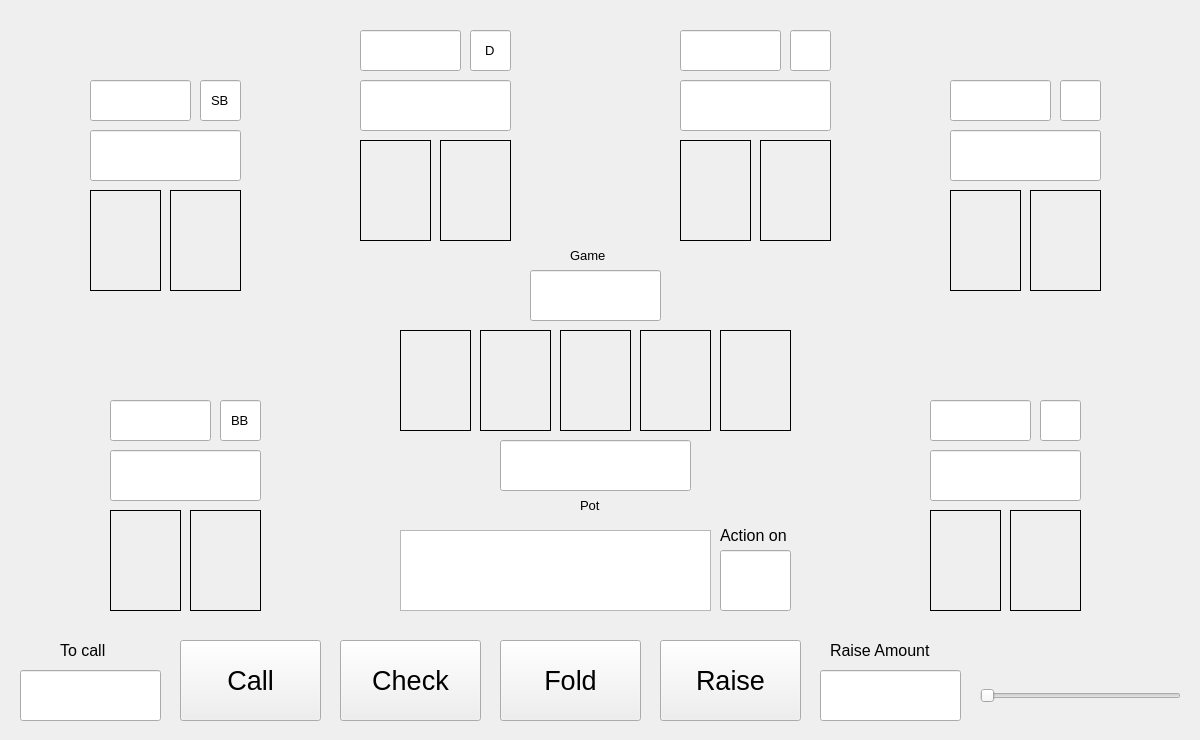
<?xml version="1.0" encoding="UTF-8"?>
<ui version="4.0">
 <class>GameWindow</class>
 <widget class="QWidget" name="GameWindow">
  <property name="geometry">
   <rect>
    <x>0</x>
    <y>0</y>
    <width>1200</width>
    <height>740</height>
   </rect>
  </property>
  <property name="windowTitle">
   <string>Form</string>
  </property>
  <widget class="QLineEdit" name="username_4">
   <property name="geometry">
    <rect>
     <x>950</x>
     <y>80</y>
     <width>101</width>
     <height>41</height>
    </rect>
   </property>
   <property name="font">
    <font>
     <pointsize>12</pointsize>
    </font>
   </property>
   <property name="text">
    <string/>
   </property>
   <property name="alignment">
    <set>Qt::AlignmentFlag::AlignCenter</set>
   </property>
   <property name="readOnly">
    <bool>true</bool>
   </property>
  </widget>
  <widget class="QLabel" name="p3_hole2">
   <property name="geometry">
    <rect>
     <x>760</x>
     <y>140</y>
     <width>71</width>
     <height>101</height>
    </rect>
   </property>
   <property name="autoFillBackground">
    <bool>false</bool>
   </property>
   <property name="frameShape">
    <enum>QFrame::Shape::Box</enum>
   </property>
   <property name="text">
    <string/>
   </property>
  </widget>
  <widget class="QLineEdit" name="role_p1">
   <property name="geometry">
    <rect>
     <x>200</x>
     <y>80</y>
     <width>41</width>
     <height>41</height>
    </rect>
   </property>
   <property name="font">
    <font>
     <pointsize>10</pointsize>
    </font>
   </property>
   <property name="text">
    <string>SB</string>
   </property>
   <property name="alignment">
    <set>Qt::AlignmentFlag::AlignCenter</set>
   </property>
   <property name="readOnly">
    <bool>true</bool>
   </property>
  </widget>
  <widget class="QLineEdit" name="display_raiseamt">
   <property name="geometry">
    <rect>
     <x>820</x>
     <y>670</y>
     <width>141</width>
     <height>51</height>
    </rect>
   </property>
   <property name="font">
    <font>
     <pointsize>20</pointsize>
    </font>
   </property>
   <property name="text">
    <string/>
   </property>
   <property name="alignment">
    <set>Qt::AlignmentFlag::AlignCenter</set>
   </property>
   <property name="readOnly">
    <bool>true</bool>
   </property>
  </widget>
  <widget class="QLabel" name="p1_hole2">
   <property name="geometry">
    <rect>
     <x>170</x>
     <y>190</y>
     <width>71</width>
     <height>101</height>
    </rect>
   </property>
   <property name="autoFillBackground">
    <bool>false</bool>
   </property>
   <property name="frameShape">
    <enum>QFrame::Shape::Box</enum>
   </property>
   <property name="text">
    <string/>
   </property>
  </widget>
  <widget class="QLineEdit" name="display_pot">
   <property name="geometry">
    <rect>
     <x>500</x>
     <y>440</y>
     <width>191</width>
     <height>51</height>
    </rect>
   </property>
   <property name="font">
    <font>
     <pointsize>18</pointsize>
    </font>
   </property>
   <property name="text">
    <string/>
   </property>
   <property name="alignment">
    <set>Qt::AlignmentFlag::AlignCenter</set>
   </property>
   <property name="readOnly">
    <bool>true</bool>
   </property>
  </widget>
  <widget class="QLineEdit" name="role_p3">
   <property name="geometry">
    <rect>
     <x>790</x>
     <y>30</y>
     <width>41</width>
     <height>41</height>
    </rect>
   </property>
   <property name="font">
    <font>
     <pointsize>10</pointsize>
    </font>
   </property>
   <property name="alignment">
    <set>Qt::AlignmentFlag::AlignCenter</set>
   </property>
   <property name="readOnly">
    <bool>true</bool>
   </property>
  </widget>
  <widget class="QLineEdit" name="display_stack0">
   <property name="geometry">
    <rect>
     <x>110</x>
     <y>450</y>
     <width>151</width>
     <height>51</height>
    </rect>
   </property>
   <property name="font">
    <font>
     <pointsize>16</pointsize>
    </font>
   </property>
   <property name="text">
    <string/>
   </property>
   <property name="alignment">
    <set>Qt::AlignmentFlag::AlignCenter</set>
   </property>
   <property name="readOnly">
    <bool>true</bool>
   </property>
  </widget>
  <widget class="QLineEdit" name="username_1">
   <property name="geometry">
    <rect>
     <x>90</x>
     <y>80</y>
     <width>101</width>
     <height>41</height>
    </rect>
   </property>
   <property name="font">
    <font>
     <pointsize>12</pointsize>
    </font>
   </property>
   <property name="text">
    <string/>
   </property>
   <property name="alignment">
    <set>Qt::AlignmentFlag::AlignCenter</set>
   </property>
   <property name="readOnly">
    <bool>true</bool>
   </property>
  </widget>
  <widget class="QLabel" name="board_flop1">
   <property name="geometry">
    <rect>
     <x>400</x>
     <y>330</y>
     <width>71</width>
     <height>101</height>
    </rect>
   </property>
   <property name="autoFillBackground">
    <bool>false</bool>
   </property>
   <property name="frameShape">
    <enum>QFrame::Shape::Box</enum>
   </property>
   <property name="text">
    <string/>
   </property>
  </widget>
  <widget class="QLineEdit" name="role_p5">
   <property name="geometry">
    <rect>
     <x>1040</x>
     <y>400</y>
     <width>41</width>
     <height>41</height>
    </rect>
   </property>
   <property name="font">
    <font>
     <pointsize>10</pointsize>
    </font>
   </property>
   <property name="alignment">
    <set>Qt::AlignmentFlag::AlignCenter</set>
   </property>
   <property name="readOnly">
    <bool>true</bool>
   </property>
  </widget>
  <widget class="QLineEdit" name="display_action_on">
   <property name="geometry">
    <rect>
     <x>720</x>
     <y>550</y>
     <width>71</width>
     <height>61</height>
    </rect>
   </property>
   <property name="font">
    <font>
     <pointsize>18</pointsize>
    </font>
   </property>
   <property name="alignment">
    <set>Qt::AlignmentFlag::AlignCenter</set>
   </property>
   <property name="readOnly">
    <bool>true</bool>
   </property>
  </widget>
  <widget class="QLineEdit" name="display_stack4">
   <property name="geometry">
    <rect>
     <x>950</x>
     <y>130</y>
     <width>151</width>
     <height>51</height>
    </rect>
   </property>
   <property name="font">
    <font>
     <pointsize>16</pointsize>
    </font>
   </property>
   <property name="text">
    <string/>
   </property>
   <property name="alignment">
    <set>Qt::AlignmentFlag::AlignCenter</set>
   </property>
   <property name="readOnly">
    <bool>true</bool>
   </property>
  </widget>
  <widget class="QLabel" name="p0_hole2">
   <property name="geometry">
    <rect>
     <x>190</x>
     <y>510</y>
     <width>71</width>
     <height>101</height>
    </rect>
   </property>
   <property name="autoFillBackground">
    <bool>false</bool>
   </property>
   <property name="frameShape">
    <enum>QFrame::Shape::Box</enum>
   </property>
   <property name="frameShadow">
    <enum>QFrame::Shadow::Plain</enum>
   </property>
   <property name="text">
    <string/>
   </property>
  </widget>
  <widget class="QLabel" name="p2_hole2">
   <property name="geometry">
    <rect>
     <x>440</x>
     <y>140</y>
     <width>71</width>
     <height>101</height>
    </rect>
   </property>
   <property name="autoFillBackground">
    <bool>false</bool>
   </property>
   <property name="frameShape">
    <enum>QFrame::Shape::Box</enum>
   </property>
   <property name="text">
    <string/>
   </property>
  </widget>
  <widget class="QLineEdit" name="role_p4">
   <property name="geometry">
    <rect>
     <x>1060</x>
     <y>80</y>
     <width>41</width>
     <height>41</height>
    </rect>
   </property>
   <property name="font">
    <font>
     <pointsize>10</pointsize>
    </font>
   </property>
   <property name="alignment">
    <set>Qt::AlignmentFlag::AlignCenter</set>
   </property>
   <property name="readOnly">
    <bool>true</bool>
   </property>
  </widget>
  <widget class="QLabel" name="board_flop3">
   <property name="geometry">
    <rect>
     <x>560</x>
     <y>330</y>
     <width>71</width>
     <height>101</height>
    </rect>
   </property>
   <property name="autoFillBackground">
    <bool>false</bool>
   </property>
   <property name="frameShape">
    <enum>QFrame::Shape::Box</enum>
   </property>
   <property name="text">
    <string/>
   </property>
  </widget>
  <widget class="QLineEdit" name="username_2">
   <property name="geometry">
    <rect>
     <x>360</x>
     <y>30</y>
     <width>101</width>
     <height>41</height>
    </rect>
   </property>
   <property name="font">
    <font>
     <pointsize>12</pointsize>
    </font>
   </property>
   <property name="text">
    <string/>
   </property>
   <property name="alignment">
    <set>Qt::AlignmentFlag::AlignCenter</set>
   </property>
   <property name="readOnly">
    <bool>true</bool>
   </property>
  </widget>
  <widget class="QLabel" name="p0_hole1">
   <property name="geometry">
    <rect>
     <x>110</x>
     <y>510</y>
     <width>71</width>
     <height>101</height>
    </rect>
   </property>
   <property name="autoFillBackground">
    <bool>false</bool>
   </property>
   <property name="frameShape">
    <enum>QFrame::Shape::Box</enum>
   </property>
   <property name="text">
    <string/>
   </property>
  </widget>
  <widget class="QLineEdit" name="display_stack5">
   <property name="geometry">
    <rect>
     <x>930</x>
     <y>450</y>
     <width>151</width>
     <height>51</height>
    </rect>
   </property>
   <property name="font">
    <font>
     <pointsize>16</pointsize>
    </font>
   </property>
   <property name="text">
    <string/>
   </property>
   <property name="alignment">
    <set>Qt::AlignmentFlag::AlignCenter</set>
   </property>
   <property name="readOnly">
    <bool>true</bool>
   </property>
  </widget>
  <widget class="QLabel" name="label_tocall">
   <property name="geometry">
    <rect>
     <x>60</x>
     <y>630</y>
     <width>61</width>
     <height>41</height>
    </rect>
   </property>
   <property name="text">
    <string>&lt;html&gt;&lt;head/&gt;&lt;body&gt;&lt;p&gt;&lt;span style=&quot; font-size:12pt;&quot;&gt;To call&lt;/span&gt;&lt;/p&gt;&lt;/body&gt;&lt;/html&gt;</string>
   </property>
  </widget>
  <widget class="QLabel" name="board_flop2">
   <property name="geometry">
    <rect>
     <x>480</x>
     <y>330</y>
     <width>71</width>
     <height>101</height>
    </rect>
   </property>
   <property name="autoFillBackground">
    <bool>false</bool>
   </property>
   <property name="frameShape">
    <enum>QFrame::Shape::Box</enum>
   </property>
   <property name="text">
    <string/>
   </property>
  </widget>
  <widget class="QLabel" name="label_raiseamt">
   <property name="geometry">
    <rect>
     <x>830</x>
     <y>630</y>
     <width>131</width>
     <height>41</height>
    </rect>
   </property>
   <property name="text">
    <string>&lt;html&gt;&lt;head/&gt;&lt;body&gt;&lt;p&gt;&lt;span style=&quot; font-size:12pt;&quot;&gt;Raise Amount&lt;/span&gt;&lt;/p&gt;&lt;/body&gt;&lt;/html&gt;</string>
   </property>
  </widget>
  <widget class="QLineEdit" name="role_p0">
   <property name="geometry">
    <rect>
     <x>220</x>
     <y>400</y>
     <width>41</width>
     <height>41</height>
    </rect>
   </property>
   <property name="font">
    <font>
     <pointsize>10</pointsize>
    </font>
   </property>
   <property name="text">
    <string>BB</string>
   </property>
   <property name="alignment">
    <set>Qt::AlignmentFlag::AlignCenter</set>
   </property>
   <property name="readOnly">
    <bool>true</bool>
   </property>
  </widget>
  <widget class="QLineEdit" name="display_gameno">
   <property name="geometry">
    <rect>
     <x>530</x>
     <y>270</y>
     <width>131</width>
     <height>51</height>
    </rect>
   </property>
   <property name="font">
    <font>
     <pointsize>16</pointsize>
    </font>
   </property>
   <property name="text">
    <string/>
   </property>
   <property name="alignment">
    <set>Qt::AlignmentFlag::AlignCenter</set>
   </property>
   <property name="readOnly">
    <bool>true</bool>
   </property>
  </widget>
  <widget class="QPushButton" name="button_raise">
   <property name="geometry">
    <rect>
     <x>660</x>
     <y>640</y>
     <width>141</width>
     <height>81</height>
    </rect>
   </property>
   <property name="font">
    <font>
     <pointsize>20</pointsize>
    </font>
   </property>
   <property name="text">
    <string>Raise</string>
   </property>
  </widget>
  <widget class="QPushButton" name="button_call">
   <property name="geometry">
    <rect>
     <x>180</x>
     <y>640</y>
     <width>141</width>
     <height>81</height>
    </rect>
   </property>
   <property name="font">
    <font>
     <pointsize>20</pointsize>
    </font>
   </property>
   <property name="text">
    <string>Call</string>
   </property>
   <property name="default">
    <bool>false</bool>
   </property>
  </widget>
  <widget class="QLineEdit" name="display_stack3">
   <property name="geometry">
    <rect>
     <x>680</x>
     <y>80</y>
     <width>151</width>
     <height>51</height>
    </rect>
   </property>
   <property name="font">
    <font>
     <pointsize>16</pointsize>
    </font>
   </property>
   <property name="text">
    <string/>
   </property>
   <property name="alignment">
    <set>Qt::AlignmentFlag::AlignCenter</set>
   </property>
   <property name="readOnly">
    <bool>true</bool>
   </property>
  </widget>
  <widget class="QLabel" name="p5_hole1">
   <property name="geometry">
    <rect>
     <x>930</x>
     <y>510</y>
     <width>71</width>
     <height>101</height>
    </rect>
   </property>
   <property name="autoFillBackground">
    <bool>false</bool>
   </property>
   <property name="frameShape">
    <enum>QFrame::Shape::Box</enum>
   </property>
   <property name="text">
    <string/>
   </property>
  </widget>
  <widget class="QLineEdit" name="username_5">
   <property name="geometry">
    <rect>
     <x>930</x>
     <y>400</y>
     <width>101</width>
     <height>41</height>
    </rect>
   </property>
   <property name="font">
    <font>
     <pointsize>12</pointsize>
    </font>
   </property>
   <property name="text">
    <string/>
   </property>
   <property name="alignment">
    <set>Qt::AlignmentFlag::AlignCenter</set>
   </property>
   <property name="readOnly">
    <bool>true</bool>
   </property>
  </widget>
  <widget class="QLabel" name="p4_hole1">
   <property name="geometry">
    <rect>
     <x>950</x>
     <y>190</y>
     <width>71</width>
     <height>101</height>
    </rect>
   </property>
   <property name="autoFillBackground">
    <bool>false</bool>
   </property>
   <property name="frameShape">
    <enum>QFrame::Shape::Box</enum>
   </property>
   <property name="text">
    <string/>
   </property>
  </widget>
  <widget class="QTextEdit" name="display_action">
   <property name="geometry">
    <rect>
     <x>400</x>
     <y>530</y>
     <width>311</width>
     <height>81</height>
    </rect>
   </property>
   <property name="font">
    <font>
     <pointsize>9</pointsize>
    </font>
   </property>
   <property name="layoutDirection">
    <enum>Qt::LayoutDirection::LeftToRight</enum>
   </property>
   <property name="styleSheet">
    <string notr="true"/>
   </property>
   <property name="readOnly">
    <bool>true</bool>
   </property>
   <property name="html">
    <string>&lt;!DOCTYPE HTML PUBLIC &quot;-//W3C//DTD HTML 4.0//EN&quot; &quot;http://www.w3.org/TR/REC-html40/strict.dtd&quot;&gt;
&lt;html&gt;&lt;head&gt;&lt;meta name=&quot;qrichtext&quot; content=&quot;1&quot; /&gt;&lt;meta charset=&quot;utf-8&quot; /&gt;&lt;style type=&quot;text/css&quot;&gt;
p, li { white-space: pre-wrap; }
hr { height: 1px; border-width: 0; }
li.unchecked::marker { content: &quot;\2610&quot;; }
li.checked::marker { content: &quot;\2612&quot;; }
&lt;/style&gt;&lt;/head&gt;&lt;body style=&quot; font-family:'Segoe UI'; font-size:9pt; font-weight:400; font-style:normal;&quot;&gt;
&lt;p style=&quot;-qt-paragraph-type:empty; margin-top:0px; margin-bottom:0px; margin-left:0px; margin-right:0px; -qt-block-indent:0; text-indent:0px; font-size:18pt;&quot;&gt;&lt;br /&gt;&lt;/p&gt;&lt;/body&gt;&lt;/html&gt;</string>
   </property>
  </widget>
  <widget class="QPushButton" name="button_check">
   <property name="geometry">
    <rect>
     <x>340</x>
     <y>640</y>
     <width>141</width>
     <height>81</height>
    </rect>
   </property>
   <property name="font">
    <font>
     <pointsize>20</pointsize>
    </font>
   </property>
   <property name="text">
    <string>Check</string>
   </property>
  </widget>
  <widget class="QLabel" name="board_turn">
   <property name="geometry">
    <rect>
     <x>640</x>
     <y>330</y>
     <width>71</width>
     <height>101</height>
    </rect>
   </property>
   <property name="autoFillBackground">
    <bool>false</bool>
   </property>
   <property name="frameShape">
    <enum>QFrame::Shape::Box</enum>
   </property>
   <property name="text">
    <string/>
   </property>
  </widget>
  <widget class="QLineEdit" name="username_3">
   <property name="geometry">
    <rect>
     <x>680</x>
     <y>30</y>
     <width>101</width>
     <height>41</height>
    </rect>
   </property>
   <property name="font">
    <font>
     <pointsize>12</pointsize>
    </font>
   </property>
   <property name="text">
    <string/>
   </property>
   <property name="alignment">
    <set>Qt::AlignmentFlag::AlignCenter</set>
   </property>
   <property name="readOnly">
    <bool>true</bool>
   </property>
  </widget>
  <widget class="QLabel" name="label_pot">
   <property name="geometry">
    <rect>
     <x>580</x>
     <y>490</y>
     <width>31</width>
     <height>31</height>
    </rect>
   </property>
   <property name="text">
    <string>&lt;html&gt;&lt;head/&gt;&lt;body&gt;&lt;p&gt;&lt;span style=&quot; font-size:10pt;&quot;&gt;Pot&lt;/span&gt;&lt;/p&gt;&lt;/body&gt;&lt;/html&gt;</string>
   </property>
  </widget>
  <widget class="QLineEdit" name="display_stack2">
   <property name="geometry">
    <rect>
     <x>360</x>
     <y>80</y>
     <width>151</width>
     <height>51</height>
    </rect>
   </property>
   <property name="font">
    <font>
     <pointsize>16</pointsize>
    </font>
   </property>
   <property name="text">
    <string/>
   </property>
   <property name="alignment">
    <set>Qt::AlignmentFlag::AlignCenter</set>
   </property>
   <property name="readOnly">
    <bool>true</bool>
   </property>
  </widget>
  <widget class="QLineEdit" name="role_p2">
   <property name="geometry">
    <rect>
     <x>470</x>
     <y>30</y>
     <width>41</width>
     <height>41</height>
    </rect>
   </property>
   <property name="font">
    <font>
     <pointsize>10</pointsize>
    </font>
   </property>
   <property name="text">
    <string>D</string>
   </property>
   <property name="alignment">
    <set>Qt::AlignmentFlag::AlignCenter</set>
   </property>
   <property name="readOnly">
    <bool>true</bool>
   </property>
  </widget>
  <widget class="QLabel" name="p3_hole1">
   <property name="geometry">
    <rect>
     <x>680</x>
     <y>140</y>
     <width>71</width>
     <height>101</height>
    </rect>
   </property>
   <property name="autoFillBackground">
    <bool>false</bool>
   </property>
   <property name="frameShape">
    <enum>QFrame::Shape::Box</enum>
   </property>
   <property name="text">
    <string/>
   </property>
  </widget>
  <widget class="QPushButton" name="button_fold">
   <property name="geometry">
    <rect>
     <x>500</x>
     <y>640</y>
     <width>141</width>
     <height>81</height>
    </rect>
   </property>
   <property name="font">
    <font>
     <pointsize>20</pointsize>
    </font>
   </property>
   <property name="text">
    <string>Fold</string>
   </property>
  </widget>
  <widget class="QLabel" name="board_river">
   <property name="geometry">
    <rect>
     <x>720</x>
     <y>330</y>
     <width>71</width>
     <height>101</height>
    </rect>
   </property>
   <property name="autoFillBackground">
    <bool>false</bool>
   </property>
   <property name="frameShape">
    <enum>QFrame::Shape::Box</enum>
   </property>
   <property name="text">
    <string/>
   </property>
  </widget>
  <widget class="QLabel" name="p2_hole1">
   <property name="geometry">
    <rect>
     <x>360</x>
     <y>140</y>
     <width>71</width>
     <height>101</height>
    </rect>
   </property>
   <property name="autoFillBackground">
    <bool>false</bool>
   </property>
   <property name="frameShape">
    <enum>QFrame::Shape::Box</enum>
   </property>
   <property name="text">
    <string/>
   </property>
  </widget>
  <widget class="QLabel" name="label_action_on">
   <property name="geometry">
    <rect>
     <x>720</x>
     <y>520</y>
     <width>81</width>
     <height>31</height>
    </rect>
   </property>
   <property name="text">
    <string>&lt;html&gt;&lt;head/&gt;&lt;body&gt;&lt;p&gt;&lt;span style=&quot; font-size:12pt;&quot;&gt;Action on&lt;/span&gt;&lt;/p&gt;&lt;/body&gt;&lt;/html&gt;</string>
   </property>
  </widget>
  <widget class="QLineEdit" name="username_0">
   <property name="geometry">
    <rect>
     <x>110</x>
     <y>400</y>
     <width>101</width>
     <height>41</height>
    </rect>
   </property>
   <property name="font">
    <font>
     <pointsize>12</pointsize>
    </font>
   </property>
   <property name="text">
    <string/>
   </property>
   <property name="alignment">
    <set>Qt::AlignmentFlag::AlignCenter</set>
   </property>
   <property name="readOnly">
    <bool>true</bool>
   </property>
  </widget>
  <widget class="QLabel" name="p4_hole2">
   <property name="geometry">
    <rect>
     <x>1030</x>
     <y>190</y>
     <width>71</width>
     <height>101</height>
    </rect>
   </property>
   <property name="autoFillBackground">
    <bool>false</bool>
   </property>
   <property name="frameShape">
    <enum>QFrame::Shape::Box</enum>
   </property>
   <property name="text">
    <string/>
   </property>
  </widget>
  <widget class="QLabel" name="p5_hole2">
   <property name="geometry">
    <rect>
     <x>1010</x>
     <y>510</y>
     <width>71</width>
     <height>101</height>
    </rect>
   </property>
   <property name="autoFillBackground">
    <bool>false</bool>
   </property>
   <property name="frameShape">
    <enum>QFrame::Shape::Box</enum>
   </property>
   <property name="text">
    <string/>
   </property>
  </widget>
  <widget class="QLabel" name="p1_hole1">
   <property name="geometry">
    <rect>
     <x>90</x>
     <y>190</y>
     <width>71</width>
     <height>101</height>
    </rect>
   </property>
   <property name="autoFillBackground">
    <bool>false</bool>
   </property>
   <property name="frameShape">
    <enum>QFrame::Shape::Box</enum>
   </property>
   <property name="text">
    <string/>
   </property>
  </widget>
  <widget class="QLabel" name="label_gameno">
   <property name="geometry">
    <rect>
     <x>570</x>
     <y>240</y>
     <width>51</width>
     <height>31</height>
    </rect>
   </property>
   <property name="text">
    <string>&lt;html&gt;&lt;head/&gt;&lt;body&gt;&lt;p&gt;&lt;span style=&quot; font-size:10pt;&quot;&gt;Game&lt;/span&gt;&lt;/p&gt;&lt;/body&gt;&lt;/html&gt;</string>
   </property>
  </widget>
  <widget class="QSlider" name="slider_raise">
   <property name="geometry">
    <rect>
     <x>980</x>
     <y>670</y>
     <width>201</width>
     <height>51</height>
    </rect>
   </property>
   <property name="autoFillBackground">
    <bool>false</bool>
   </property>
   <property name="orientation">
    <enum>Qt::Orientation::Horizontal</enum>
   </property>
  </widget>
  <widget class="QLineEdit" name="display_stack1">
   <property name="geometry">
    <rect>
     <x>90</x>
     <y>130</y>
     <width>151</width>
     <height>51</height>
    </rect>
   </property>
   <property name="font">
    <font>
     <pointsize>16</pointsize>
    </font>
   </property>
   <property name="text">
    <string/>
   </property>
   <property name="alignment">
    <set>Qt::AlignmentFlag::AlignCenter</set>
   </property>
   <property name="readOnly">
    <bool>true</bool>
   </property>
  </widget>
  <widget class="QLineEdit" name="display_tocall">
   <property name="geometry">
    <rect>
     <x>20</x>
     <y>670</y>
     <width>141</width>
     <height>51</height>
    </rect>
   </property>
   <property name="font">
    <font>
     <pointsize>20</pointsize>
    </font>
   </property>
   <property name="text">
    <string/>
   </property>
   <property name="alignment">
    <set>Qt::AlignmentFlag::AlignCenter</set>
   </property>
   <property name="readOnly">
    <bool>true</bool>
   </property>
  </widget>
 </widget>
 <resources/>
 <connections/>
</ui>
